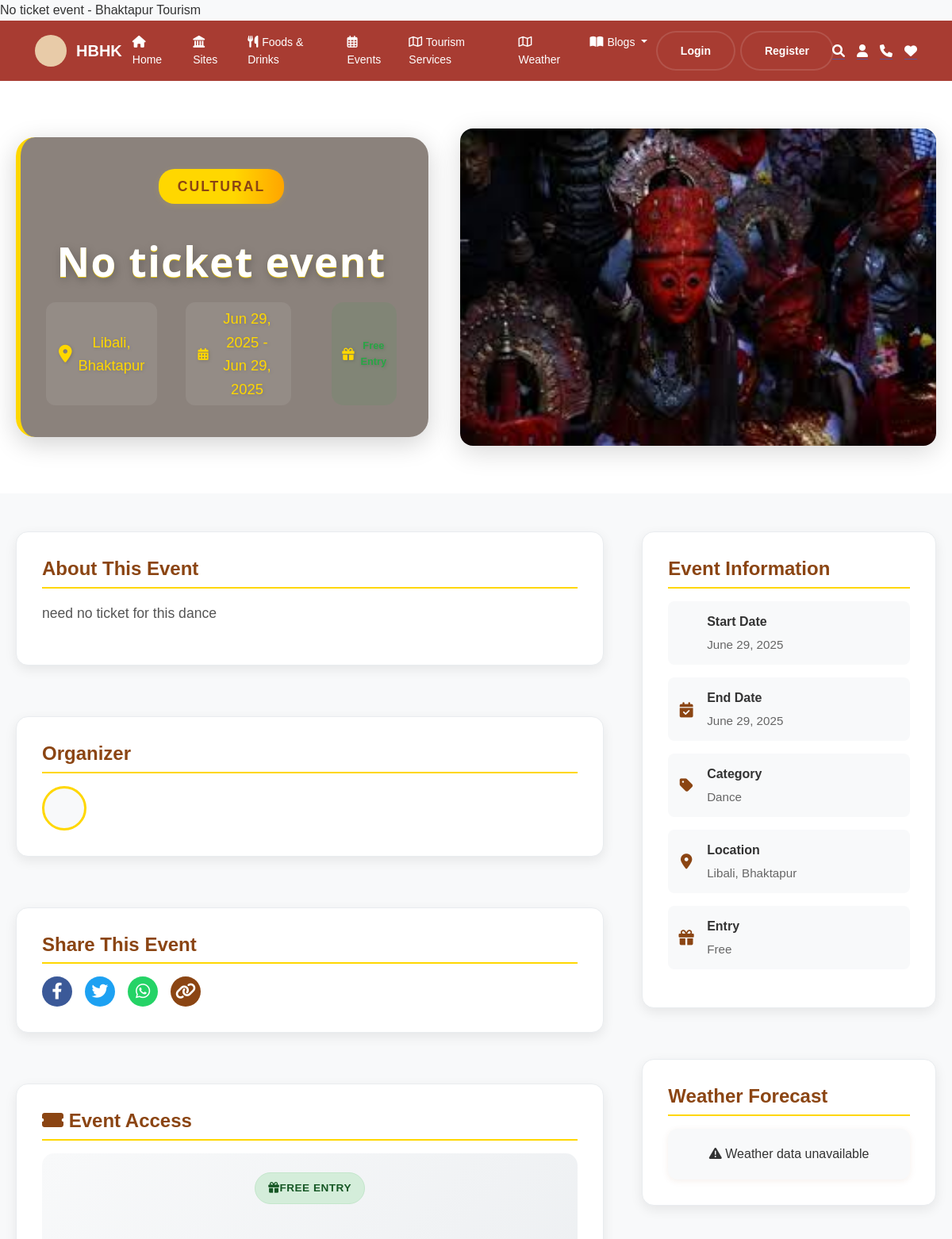
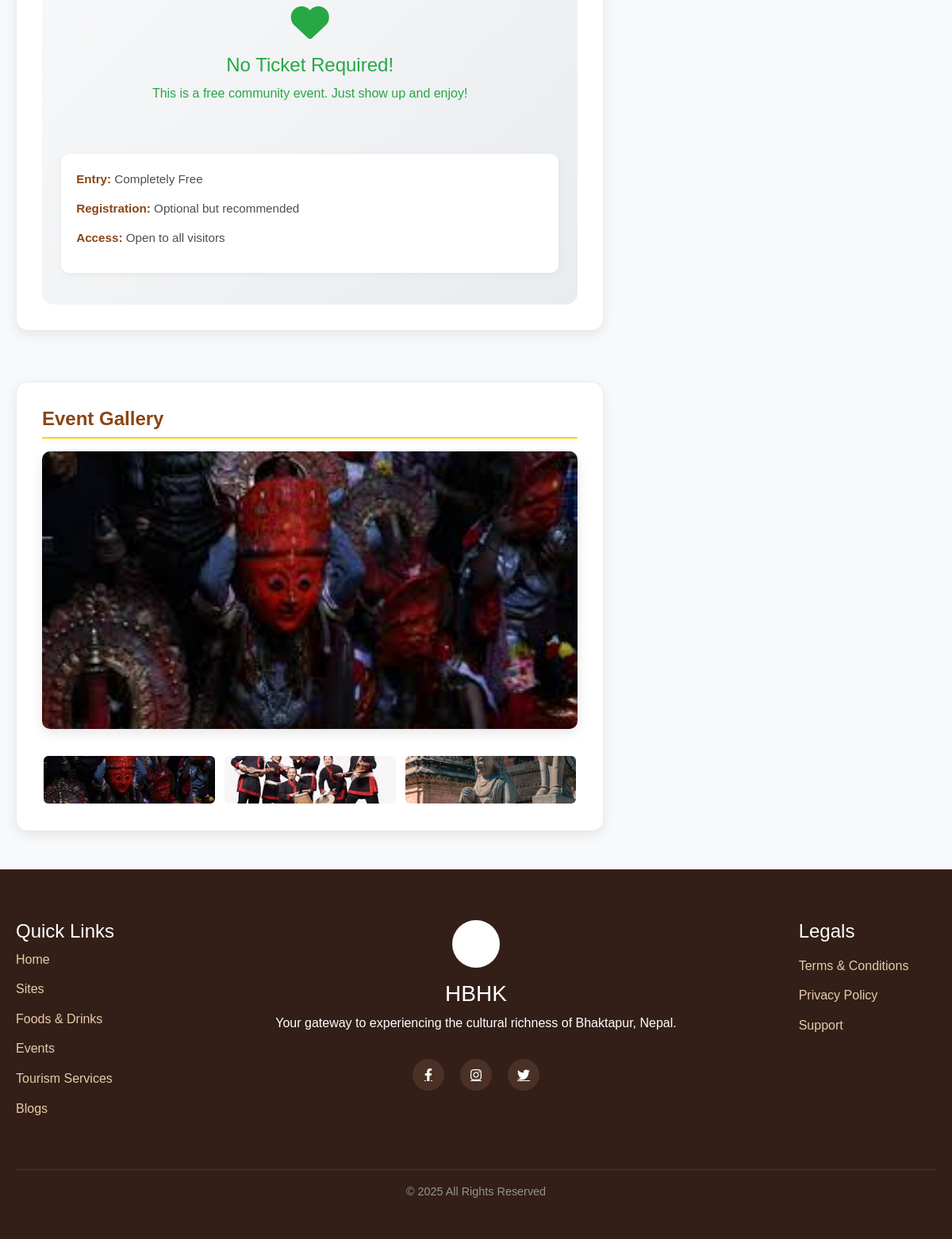
Page /events/5/learnmore/ on the committed database (2 pictures, top to bottom).
### main/models.py (models this page shows, shortened)
class Event(models.Model):
    STATUS_CHOICES = [
        ('upcoming', 'Upcoming'),
        ('ongoing', 'Ongoing'),
        ('completed', 'Completed'),
        ('cancelled', 'Cancelled'),
    ]
    EVENT_TYPE_CHOICES = [
        ('festival', 'Festival'),
        ('workshop', 'Workshop'),
        ('exhibition', 'Exhibition'),
        ('religious', 'Religious'),
        ('cultural', 'Cultural'),
        ('seasonal', 'Seasonal'),
        ('music', 'Music'),
        ('art', 'Art'),
        ('food', 'Food'),
        ('other', 'Other'),
    ]
    title = models.CharField(max_length=200)
    description = models.TextField()
    start_date = models.DateTimeField()
    end_date = models.DateTimeField()
    location = models.CharField(max_length=200)
    image = models.ImageField(upload_to='events/', blank=True, null=True)
    is_featured = models.BooleanField(default=False)
    categories = models.ManyToManyField(Category, related_name='events')
    tags = models.ManyToManyField(Tag, blank=True, related_name='events')
    event_type = models.CharField(max_length=20, choices=EVENT_TYPE_CHOICES, default='other')
    status = models.CharField(max_length=20, choices=STATUS_CHOICES, default='upcoming')
    created_at = models.DateTimeField(auto_now_add=True)
    updated_at = models.DateTimeField(auto_now=True)
    organizer = models.CharField(max_length=100, blank=True)
    website = models.URLField(blank=True)
    ticket = models.BooleanField(default=False, help_text="Does this event require a ticket?")
    ticket_price = models.PositiveIntegerField(null=True, blank=True, help_text="Price in NPR (only if ticket is required)")
    class Meta:
        ordering = ['-start_date']

class EventGallery(models.Model):
    event = models.ForeignKey(Event, on_delete=models.CASCADE, related_name='gallery')
    image = models.ImageField(upload_to='events/gallery/')
    caption = models.CharField(max_length=200, blank=True)

class Category(models.Model):
    name = models.CharField(max_length=50, unique=True)
    description = models.TextField(blank=True)
    icon = models.CharField(max_length=100, blank=True)  # For category icon CSS class or image path

### main/views.py (the view)
# urls.py: path('events/<int:event_id>/learnmore/', learnmore_view, name='learnmore'),
def learnmore_view(request, event_id):
    event = get_object_or_404(Event, id=event_id)
    return render(request, 'event/learnmore.html', {'event': event})

### main/templates/event/learnmore.html (shortened to what this page needs)
{% extends "base.html" %}
{% block title %}
{{ event.title }} - Bhaktapur Tourism {% endblock %}
{% block extra_css %}
    {% load static %}
    <link rel="stylesheet" href="{% static 'css/learnmore_style.css' %}">
{% endblock %}
{% block content %}
<main class="main-content">
  <section class="hero-section">
    <div class="hero-container">
      <div class="hero-info">
        <span class="event-type">{{ event.get_event_type_display }}</span>
        <h1 class="event-title">{{ event.title }}</h1>
        <div class="event-meta">
          <span class="location">
            <i class="fas fa-map-marker-alt"></i>
            {{ event.location }}
          </span>
          <span class="date-range">
            <i class="fas fa-calendar-alt"></i>
            {{ event.start_date|date:"M d, Y" }} - {{ event.end_date|date:"M d, Y" }}
          </span>
          {% if event.ticket %}
            <span class="ticket-indicator">
              <i class="fas fa-ticket-alt"></i>
              {% if event.ticket_price %}
                NPR {{ event.ticket_price }}
              {% else %}
                Ticketed Event
              {% endif %}
            </span>
          {% else %}
            <span class="ticket-indicator free-indicator">
              <i class="fas fa-gift"></i>
            </span>
          {% endif %}
        </div>
      </div>
      <div class="hero-image">
        {% if event.image %}
          <img src="{{ event.image.url }}" alt="{{ event.title }}" id="main-image" />
        {% endif %}
      </div>
    </div>
  </section>
  <div class="container">
    <div class="content-grid">
      <div class="main-info">
        <div class="info-card">
          <h2>About This Event</h2>
          <div class="description-content">
            {{ event.description|linebreaks }}
          </div>
        </div>
        <div class="info-card organizer-card">
          <h3>Organizer</h3>
          <div class="organizer-info">
            <div class="organizer-avatar">
            </div>
          </div>
        </div>
        <div class="info-card">
          <h3>Share This Event</h3>
          <div class="share-buttons">
            <a class="share-icon facebook" href="javascript:void(0);" onclick="shareOnFacebook()" title="Share on Facebook">
              <i class="fab fa-facebook-f"></i>
            </a>
            <a class="share-icon twitter" href="javascript:void(0);" onclick="shareOnTwitter()" title="Share on Twitter">
              <i class="fab fa-twitter"></i>
            </a>
            <a class="share-icon whatsapp" href="javascript:void(0);" onclick="shareOnWhatsApp()" title="Share on WhatsApp">
              <i class="fab fa-whatsapp"></i>
            </a>
            <a class="share-icon copy" href="javascript:void(0);" onclick="copyEventLink()" title="Copy Link">
              <i class="fas fa-link"></i>
            </a>
          </div>
        </div>
        <div class="info-card">
          <h3>
            <i class="fas fa-ticket-alt"></i>
            {% if event.ticket %}Ticket Information{% else %}Event Access{% endif %}
          </h3>
          {% if event.ticket %}
            <div class="ticket-info">
              <div class="ticket-status ticket-required">
                <i class="fas fa-ticket-alt"></i>
                Ticket Required
              </div>
              <div class="ticket-price">
                {% if event.ticket_price %}
                  <span class="price">NPR {{ event.ticket_price }}</span>
                  <span class="price-label">Per Person</span>
                {% else %}
                  <span class="price">Contact Organizer</span>
                  <span class="price-label">For Pricing Details</span>
                {% endif %}
              </div>
              <div class="ticket-details">
                <p><strong>Event Type:</strong> Ticketed Event</p>
                <p><strong>Payment:</strong> Required before entry</p>
                <p><strong>Booking:</strong> Advance booking recommended</p>
                {% if event.ticket_price %}
                  <p><strong>Total Cost:</strong> NPR {{ event.ticket_price }} per person</p>
                {% endif %}
              </div>
              <button class="register-btn" onclick="window.location.href='{{ event.website }}'">
                  <i class="fas fa-credit-card"></i>
                  Buy Ticket Now
                </button>
            </div>
          {% else %}
            <div class="ticket-info">
              <div class="ticket-status ticket-free">
                <i class="fas fa-gift"></i>
                Free Entry
              </div>
              <div class="no-ticket-needed">
                <i class="fas fa-heart"></i>
                <h4>No Ticket Required!</h4>
                <p>This is a free community event. Just show up and enjoy!</p>
              </div>
              <div class="ticket-details">
                <p><strong>Entry:</strong> Completely Free</p>
                <p><strong>Registration:</strong> Optional but recommended</p>
                <p><strong>Access:</strong> Open to all visitors</p>
              </div>
            </div>
          {% endif %}
        </div>
        {% if event.gallery.all %}
          <div class="info-card">
            <h2>Event Gallery</h2>
            <div class="image-gallery">
              <div class="gallery-main">
                {% if event.image %}
                  <img src="{{ event.image.url }}" alt="{{ event.title }}" class="gallery-main-img" />
                {% endif %}
              </div>
              <div class="gallery-thumbnails">
                {% for image in event.gallery.all %}
                  <div class="thumbnail" onclick="changeMainImage('{{ image.image.url }}')">
                    <img src="{{ image.image.url }}" alt="Event Image" />
                  </div>
                {% endfor %}
              </div>
            </div>
          </div>
        {% endif %}
      </div>
      <div class="sidebar">
        <div class="info-card">
          <h3>Event Information</h3>
          <div class="info-item">
            <div>
              <strong>Start Date</strong>
              <span>{{ event.start_date|date:"F d, Y" }}</span>
            </div>
          </div>
          <div class="info-item">
            <i class="fas fa-calendar-check"></i>
            <div>
              <strong>End Date</strong>
              <span>{{ event.end_date|date:"F d, Y" }}</span>
            </div>
          </div>
          <div class="info-item">
            <i class="fas fa-tag"></i>
            <div>
              <strong>Category</strong>
              <span>
                {% for cat in event.categories.all %}
                  {{ cat.name }}{% if not forloop.last %}, {% endif %}
                {% endfor %}
              </span>
            </div>
          </div>
          <div class="info-item">
            <i class="fas fa-map-marker-alt"></i>
            <div>
              <strong>Location</strong>
              <span>{{ event.location }}</span>
            </div>
          </div>
          <div class="info-item">
            <i class="fas fa-{% if event.ticket %}ticket-alt{% else %}gift{% endif %}"></i>
            <div>
              <strong>Entry</strong>
              <span>
                {% if event.ticket %}
                  {% if event.ticket_price %}
                    NPR {{ event.ticket_price }}
                  {% else %}
                    Ticketed (Contact for price)
                  {% endif %}
                {% else %}
                  Free
                {% endif %}
              </span>
            </div>
          </div>
        </div>
        <div class="info-card">
          <h3>Weather Forecast</h3>
          <div class="weather-widget" id="weather-widget">
          </div>
        </div>
      </div>
    </div>
  </div>
</main>
{% endblock %}

### main/static/css/home_styles.css (style rules this page uses)
* { margin: 0; padding: 0; box-sizing: border-box; }
body { font-family: "Segoe UI", Tahoma, Geneva, Verdana, sans-serif; background-color: #f5f3e9; color: #333; }
.fa-calendar-alt { font-size: 15px !important; margin-right: 1px; }
.hero-section { position: relative; height: 65vh; background-image: url("img copy.jpg"); background-size: cover; background-position: center; display: flex; align-items: flex-end; justify-content: center; text-align: center; color: #fff; }

### main/templates/event/learnmore.html (style rules this page uses)
.ticket-info { background: linear-gradient(135deg, #f8f9fa 0%, #e9ecef 100%); border-radius: 15px; padding: 1.5rem; margin-top: 1rem; }
.ticket-status { display: inline-flex; align-items: center; padding: 0.5rem 1rem; border-radius: 25px; font-size: 0.85rem; font-weight: 600; text-transform: uppercase; letter-spacing: 0.5px; margin-bottom: 1rem; }
.ticket-free { background: #d4edda; color: #155724; border: 1px solid #c3e6cb; }
.ticket-details { background: white; border-radius: 10px; padding: 1.2rem; box-shadow: 0 2px 10px rgba(0,0,0,0.05); }
.ticket-details p { margin-bottom: 0.8rem; font-size: 0.95rem; color: #495057; }
.ticket-details strong { color: #8B4513; font-weight: 600; }
.no-ticket-needed { text-align: center; padding: 2rem; color: #28a745; }
.no-ticket-needed i { font-size: 3rem; margin-bottom: 1rem; display: block; }
.event-meta .ticket-indicator { background: rgba(139, 69, 19, 0.1); color: #8B4513; padding: 0.3rem 0.8rem; border-radius: 15px; font-size: 0.8rem; font-weight: 600; margin-left: 1rem; }
.event-meta .free-indicator { background: rgba(40, 167, 69, 0.1); color: #28a745; }

### rows in the picture
Event: event_type "CULTURAL", title "No ticket event", location "Libali, Bhaktapur", start_date "Jun 29, 2025", end_date "Jun 29, 2025", image (picture), description "need no ticket for this dance", start_date "June 29, 2025", end_date "June 29, 2025"
EventGallery: image (picture)
EventGallery: image (picture)
EventGallery: image (picture)
Category: name "Dance"
